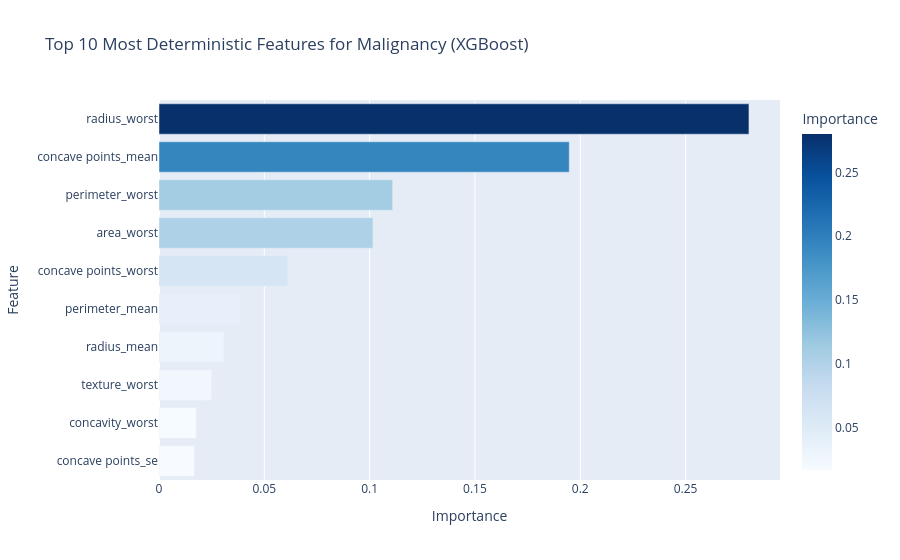

Notebook cell for this chart:
### Code cell
# 4. Plotly Visualization
fig = px.bar(
    fi_df, 
    x='Importance', 
    y='Feature', 
    orientation='h',
    title="Top 10 Most Deterministic Features for Malignancy (XGBoost)",
    color='Importance',
    color_continuous_scale='Blues' # Swapped to Blues for a fresh look
)

# Reverse the y-axis so the most important is at the top
fig.update_layout(yaxis={'categoryorder':'total ascending'})
fig.show()

### Figure 1 — Plotly figure (JSON) as saved in the notebook; plotly's stock layout.template omitted (floating-point values rounded to 4 significant figures)
{"data": [{"hovertemplate": "Importance=%{marker.color}<br>Feature=%{y}<extra></extra>", "legendgroup": "", "marker": {"color": [0.2801, 0.1948, 0.1109, 0.1016, 0.06117, 0.03853, 0.03082, 0.02512, 0.01772, 0.01688], "coloraxis": "coloraxis", "pattern": {"shape": ""}}, "name": "", "orientation": "h", "showlegend": false, "textposition": "auto", "type": "bar", "x": [0.2801, 0.1948, 0.1109, 0.1016, 0.06117, 0.03853, 0.03082, 0.02512, 0.01772, 0.01688], "xaxis": "x", "y": ["radius_worst", "concave points_mean", "perimeter_worst", "area_worst", "concave points_worst", "perimeter_mean", "radius_mean", "texture_worst", "concavity_worst", "concave points_se"], "yaxis": "y"}], "layout": {"barmode": "relative", "coloraxis": {"colorbar": {"title": {"text": "Importance"}}, "colorscale": [[0, "rgb(247,251,255)"], [0.125, "rgb(222,235,247)"], [0.25, "rgb(198,219,239)"], [0.375, "rgb(158,202,225)"], [0.5, "rgb(107,174,214)"], [0.625, "rgb(66,146,198)"], [0.75, "rgb(33,113,181)"], [0.875, "rgb(8,81,156)"], [1, "rgb(8,48,107)"]]}, "legend": {"tracegroupgap": 0}, "title": {"text": "Top 10 Most Deterministic Features for Malignancy (XGBoost)"}, "xaxis": {"anchor": "y", "domain": [0, 1], "title": {"text": "Importance"}}, "yaxis": {"anchor": "x", "categoryorder": "total ascending", "domain": [0, 1], "title": {"text": "Feature"}}}}
